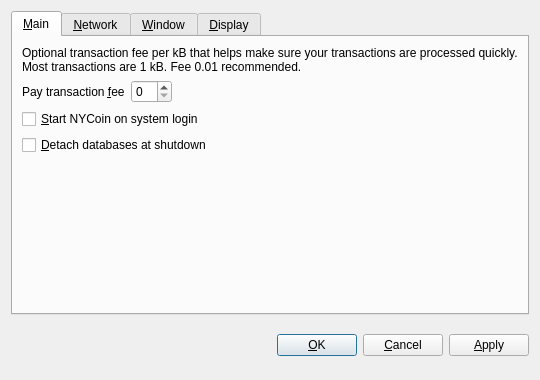
<?xml version="1.0" encoding="UTF-8"?>
<ui version="4.0">
 <class>OptionsDialog</class>
 <widget class="QDialog" name="OptionsDialog">
  <property name="geometry">
   <rect>
    <x>0</x>
    <y>0</y>
    <width>540</width>
    <height>380</height>
   </rect>
  </property>
  <property name="windowTitle">
   <string>Options</string>
  </property>
  <property name="modal">
   <bool>true</bool>
  </property>
  <layout class="QVBoxLayout" name="verticalLayout">
   <item>
    <widget class="QTabWidget" name="tabWidget">
     <property name="tabPosition">
      <enum>QTabWidget::North</enum>
     </property>
     <property name="currentIndex">
      <number>0</number>
     </property>
     <widget class="QWidget" name="tabMain">
      <attribute name="title">
       <string>&amp;Main</string>
      </attribute>
      <layout class="QVBoxLayout" name="verticalLayout_Main">
       <item>
        <widget class="QLabel" name="transactionFeeInfoLabel">
         <property name="text">
          <string>Optional transaction fee per kB that helps make sure your transactions are processed quickly. Most transactions are 1 kB. Fee 0.01 recommended.</string>
         </property>
         <property name="textFormat">
          <enum>Qt::PlainText</enum>
         </property>
         <property name="wordWrap">
          <bool>true</bool>
         </property>
        </widget>
       </item>
       <item>
        <layout class="QHBoxLayout" name="horizontalLayout_Main">
         <item>
          <widget class="QLabel" name="transactionFeeLabel">
           <property name="text">
            <string>Pay transaction &amp;fee</string>
           </property>
           <property name="textFormat">
            <enum>Qt::PlainText</enum>
           </property>
           <property name="buddy">
            <cstring>transactionFee</cstring>
           </property>
          </widget>
         </item>
         <item>
          <widget class="BitcoinAmountField" name="transactionFee"/>
         </item>
         <item>
          <spacer name="horizontalSpacer_Main">
           <property name="orientation">
            <enum>Qt::Horizontal</enum>
           </property>
           <property name="sizeHint" stdset="0">
            <size>
             <width>40</width>
             <height>20</height>
            </size>
           </property>
          </spacer>
         </item>
        </layout>
       </item>
       <item>
        <widget class="QCheckBox" name="bitcoinAtStartup">
         <property name="toolTip">
          <string>Automatically start NYCoin after logging in to the system.</string>
         </property>
         <property name="text">
          <string>&amp;Start NYCoin on system login</string>
         </property>
        </widget>
       </item>
       <item>
        <widget class="QCheckBox" name="detachDatabases">
         <property name="toolTip">
          <string>Detach block and address databases at shutdown. This means they can be moved to another data directory, but it slows down shutdown. The wallet is always detached.</string>
         </property>
         <property name="text">
          <string>&amp;Detach databases at shutdown</string>
         </property>
        </widget>
       </item>
       <item>
        <spacer name="verticalSpacer_Main">
         <property name="orientation">
          <enum>Qt::Vertical</enum>
         </property>
         <property name="sizeHint" stdset="0">
          <size>
           <width>20</width>
           <height>40</height>
          </size>
         </property>
        </spacer>
       </item>
      </layout>
     </widget>
     <widget class="QWidget" name="tabNetwork">
      <attribute name="title">
       <string>&amp;Network</string>
      </attribute>
      <layout class="QVBoxLayout" name="verticalLayout_Network">
       <item>
        <widget class="QCheckBox" name="mapPortUpnp">
         <property name="toolTip">
          <string>Automatically open the NYCoin client port on the router. This only works when your router supports UPnP and it is enabled.</string>
         </property>
         <property name="text">
          <string>Map port using &amp;UPnP</string>
         </property>
        </widget>
       </item>
       <item>
        <widget class="QCheckBox" name="connectSocks">
         <property name="toolTip">
          <string>Connect to the NYCoin network through a SOCKS proxy (e.g. when connecting through Tor).</string>
         </property>
         <property name="text">
          <string>&amp;Connect through SOCKS proxy:</string>
         </property>
        </widget>
       </item>
       <item>
        <layout class="QHBoxLayout" name="horizontalLayout_Network">
         <item>
          <widget class="QLabel" name="proxyIpLabel">
           <property name="text">
            <string>Proxy &amp;IP:</string>
           </property>
           <property name="textFormat">
            <enum>Qt::PlainText</enum>
           </property>
           <property name="buddy">
            <cstring>proxyIp</cstring>
           </property>
          </widget>
         </item>
         <item>
          <widget class="QValidatedLineEdit" name="proxyIp">
           <property name="maximumSize">
            <size>
             <width>140</width>
             <height>16777215</height>
            </size>
           </property>
           <property name="toolTip">
            <string>IP address of the proxy (e.g. 127.0.0.1)</string>
           </property>
          </widget>
         </item>
         <item>
          <widget class="QLabel" name="proxyPortLabel">
           <property name="text">
            <string>&amp;Port:</string>
           </property>
           <property name="textFormat">
            <enum>Qt::PlainText</enum>
           </property>
           <property name="buddy">
            <cstring>proxyPort</cstring>
           </property>
          </widget>
         </item>
         <item>
          <widget class="QLineEdit" name="proxyPort">
           <property name="maximumSize">
            <size>
             <width>55</width>
             <height>16777215</height>
            </size>
           </property>
           <property name="toolTip">
            <string>Port of the proxy (e.g. 9050)</string>
           </property>
          </widget>
         </item>
         <item>
          <widget class="QLabel" name="socksVersionLabel">
           <property name="text">
            <string>SOCKS &amp;Version:</string>
           </property>
           <property name="textFormat">
            <enum>Qt::PlainText</enum>
           </property>
           <property name="buddy">
            <cstring>socksVersion</cstring>
           </property>
          </widget>
         </item>
         <item>
          <widget class="QValueComboBox" name="socksVersion">
           <property name="toolTip">
            <string>SOCKS version of the proxy (e.g. 5)</string>
           </property>
          </widget>
         </item>
         <item>
          <spacer name="horizontalSpacer_Network">
           <property name="orientation">
            <enum>Qt::Horizontal</enum>
           </property>
           <property name="sizeHint" stdset="0">
            <size>
             <width>40</width>
             <height>20</height>
            </size>
           </property>
          </spacer>
         </item>
        </layout>
       </item>
       <item>
        <spacer name="verticalSpacer_Network">
         <property name="orientation">
          <enum>Qt::Vertical</enum>
         </property>
         <property name="sizeHint" stdset="0">
          <size>
           <width>20</width>
           <height>40</height>
          </size>
         </property>
        </spacer>
       </item>
      </layout>
     </widget>
     <widget class="QWidget" name="tabWindow">
      <attribute name="title">
       <string>&amp;Window</string>
      </attribute>
      <layout class="QVBoxLayout" name="verticalLayout_Window">
       <item>
        <widget class="QCheckBox" name="minimizeToTray">
         <property name="toolTip">
          <string>Show only a tray icon after minimizing the window.</string>
         </property>
         <property name="text">
          <string>&amp;Minimize to the tray instead of the taskbar</string>
         </property>
        </widget>
       </item>
       <item>
        <widget class="QCheckBox" name="minimizeOnClose">
         <property name="toolTip">
          <string>Minimize instead of exit the application when the window is closed. When this option is enabled, the application will be closed only after selecting Quit in the menu.</string>
         </property>
         <property name="text">
          <string>M&amp;inimize on close</string>
         </property>
        </widget>
       </item>
       <item>
        <spacer name="verticalSpacer_Window">
         <property name="orientation">
          <enum>Qt::Vertical</enum>
         </property>
         <property name="sizeHint" stdset="0">
          <size>
           <width>20</width>
           <height>40</height>
          </size>
         </property>
        </spacer>
       </item>
      </layout>
     </widget>
     <widget class="QWidget" name="tabDisplay">
      <attribute name="title">
       <string>&amp;Display</string>
      </attribute>
      <layout class="QVBoxLayout" name="verticalLayout_Display">
       <item>
        <layout class="QHBoxLayout" name="horizontalLayout_1_Display">
         <item>
          <widget class="QLabel" name="langLabel">
           <property name="text">
            <string>User Interface &amp;language:</string>
           </property>
           <property name="textFormat">
            <enum>Qt::PlainText</enum>
           </property>
           <property name="buddy">
            <cstring>lang</cstring>
           </property>
          </widget>
         </item>
         <item>
          <widget class="QValueComboBox" name="lang">
           <property name="toolTip">
            <string>The user interface language can be set here. This setting will take effect after restarting NYCoin.</string>
           </property>
          </widget>
         </item>
        </layout>
       </item>
       <item>
        <layout class="QHBoxLayout" name="horizontalLayout_2_Display">
         <item>
          <widget class="QLabel" name="unitLabel">
           <property name="text">
            <string>&amp;Unit to show amounts in:</string>
           </property>
           <property name="textFormat">
            <enum>Qt::PlainText</enum>
           </property>
           <property name="buddy">
            <cstring>unit</cstring>
           </property>
          </widget>
         </item>
         <item>
          <widget class="QValueComboBox" name="unit">
           <property name="toolTip">
            <string>Choose the default subdivision unit to show in the interface and when sending coins.</string>
           </property>
          </widget>
         </item>
        </layout>
       </item>
       <item>
        <widget class="QCheckBox" name="displayAddresses">
         <property name="toolTip">
          <string>Whether to show NYCoin addresses in the transaction list or not.</string>
         </property>
         <property name="text">
          <string>&amp;Display addresses in transaction list</string>
         </property>
        </widget>
       </item>
       <item>
        <spacer name="verticalSpacer_Display">
         <property name="orientation">
          <enum>Qt::Vertical</enum>
         </property>
         <property name="sizeHint" stdset="0">
          <size>
           <width>20</width>
           <height>40</height>
          </size>
         </property>
        </spacer>
       </item>
      </layout>
     </widget>
    </widget>
   </item>
   <item>
    <layout class="QHBoxLayout" name="horizontalLayout_Buttons">
     <item>
      <spacer name="horizontalSpacer_1">
       <property name="orientation">
        <enum>Qt::Horizontal</enum>
       </property>
       <property name="sizeHint" stdset="0">
        <size>
         <width>40</width>
         <height>48</height>
        </size>
       </property>
      </spacer>
     </item>
     <item>
      <widget class="QLabel" name="statusLabel">
       <property name="font">
        <font>
         <weight>75</weight>
         <bold>true</bold>
        </font>
       </property>
       <property name="text">
        <string/>
       </property>
       <property name="textFormat">
        <enum>Qt::PlainText</enum>
       </property>
       <property name="wordWrap">
        <bool>true</bool>
       </property>
      </widget>
     </item>
     <item>
      <spacer name="horizontalSpacer_2">
       <property name="orientation">
        <enum>Qt::Horizontal</enum>
       </property>
       <property name="sizeHint" stdset="0">
        <size>
         <width>40</width>
         <height>48</height>
        </size>
       </property>
      </spacer>
     </item>
     <item>
      <widget class="QPushButton" name="okButton">
       <property name="text">
        <string>&amp;OK</string>
       </property>
      </widget>
     </item>
     <item>
      <widget class="QPushButton" name="cancelButton">
       <property name="text">
        <string>&amp;Cancel</string>
       </property>
       <property name="autoDefault">
        <bool>false</bool>
       </property>
      </widget>
     </item>
     <item>
      <widget class="QPushButton" name="applyButton">
       <property name="text">
        <string>&amp;Apply</string>
       </property>
       <property name="autoDefault">
        <bool>false</bool>
       </property>
      </widget>
     </item>
    </layout>
   </item>
  </layout>
 </widget>
 <customwidgets>
  <customwidget>
   <class>BitcoinAmountField</class>
   <extends>QSpinBox</extends>
   <header>bitcoinamountfield.h</header>
  </customwidget>
  <customwidget>
   <class>QValueComboBox</class>
   <extends>QComboBox</extends>
   <header>qvaluecombobox.h</header>
  </customwidget>
  <customwidget>
   <class>QValidatedLineEdit</class>
   <extends>QLineEdit</extends>
   <header>qvalidatedlineedit.h</header>
  </customwidget>
 </customwidgets>
 <resources/>
 <connections/>
</ui>
